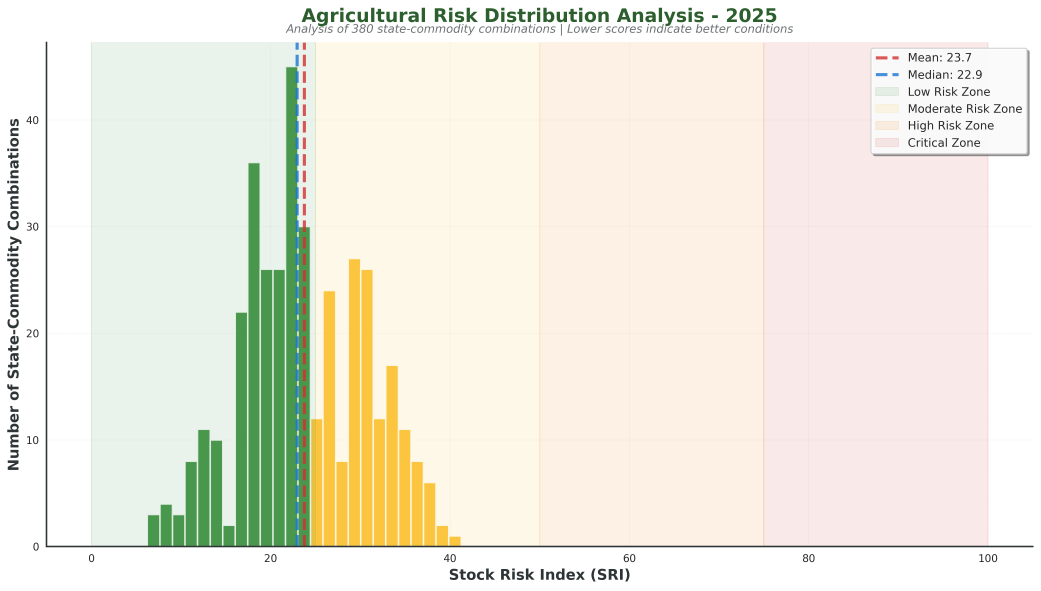
#> input picture visualizations_2025_enhanced/sri_distribution_2025.png, 4161 x 2361 px, found by its file name (shown at 1/4 size)
$ python create_enhanced_viz_gif.py
#> lines starting #> are read from the running program, lines starting #| are printed output that depends on the picture
"""
Create Professional GIF from Enhanced Visualizations (2025)
Uses the actual high-quality PNG visualizations from production pipeline
"""

from PIL import Image, ImageDraw, ImageFont
import os

print("🎬 Creating GIF from Enhanced Visualizations (2025)...")
print("=" * 80)

viz_dir = '/Users/osmanorka/Farm_Stock_Predit/visualizations_2025_enhanced'

# The actual visualizations in order of storytelling
visualizations = [
    ('sri_distribution_2025.png',
     '📊 RISK DISTRIBUTION ANALYSIS',
     '380 state-commodity combinations | Most fall in LOW-MODERATE risk zones'),

    ('top_states_2025.png',
     '🗺️ TOP 15 HIGH-RISK STATES',
     'Priority states for procurement focus | Color-coded by severity level'),

    ('state_heatmap_2025.png',
     '🌡️ GEOGRAPHIC RISK HEATMAP',
     'Top 30 states × commodities | Red = Critical Risk | Green = Stable Conditions'),

    ('commodity_comparison_2025.png',
     '🌾 COMMODITY RISK COMPARISON',
     'Violin + Box plots showing distribution | Diamond markers = Mean values'),

    ('risk_component_breakdown_2025.png',
     '⚙️ RISK COMPONENT BREAKDOWN',
     'Left: Individual risk scores | Right: Weighted contribution to SRI'),
]

print(f"\n📂 Loading {len(visualizations)} visualizations from:")
print(f"   {viz_dir}")

images = []

for i, (filename, title, description) in enumerate(visualizations, 1):
    filepath = os.path.join(viz_dir, filename)

    if not os.path.exists(filepath):
        print(f"\n❌ Missing: {filename}")
        continue

    print(f"\n📸 [{i}/{len(visualizations)}] {filename}")

    # Load the high-quality PNG
    img = Image.open(filepath)
#> img is the input picture: PIL image 4161x2361 RGBA; mean R, G, B, A 238.9, 236, 223.2, 255
    original_size = (img.width, img.height)
#> original_size = (4161, 2361)

    # These are already high-quality, just ensure consistent sizing
    target_width = 2000  # Keep them large
    aspect_ratio = img.height / img.width
#> aspect_ratio = 0.567
    target_height = int(target_width * aspect_ratio)
#> target_height = 1134

    if img.width != target_width:
        img = img.resize((target_width, target_height), Image.Resampling.LANCZOS)
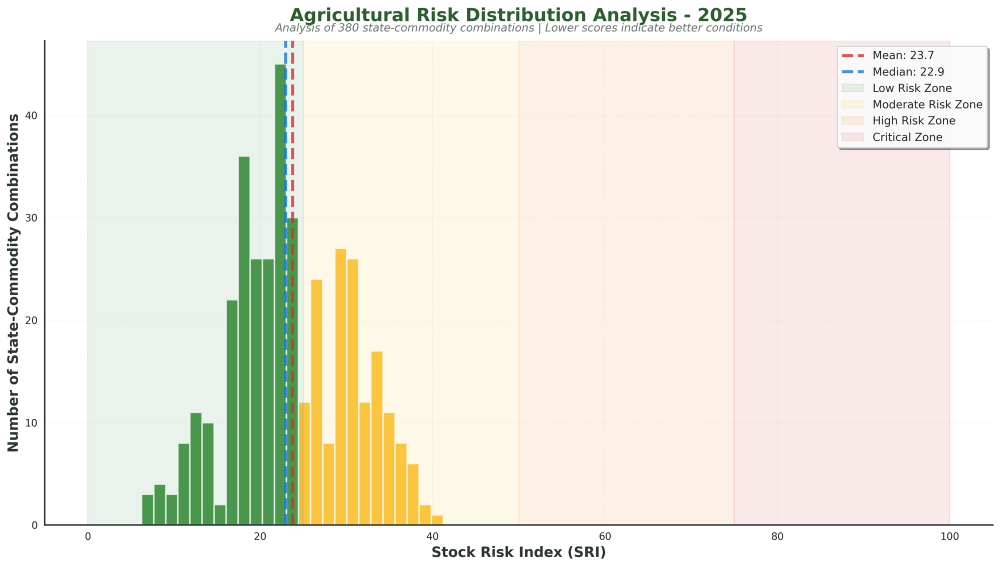
#> img: PIL image 2000x1134 RGBA (shown at 1/2 size); mean R, G, B, A 238.8, 235.9, 223.2, 255
        print(f"   Resized: {original_size} → {img.size}")
#|    Resized: (4161, 2361) → (2000, 1134)
    else:
        print(f"   Size: {img.size}")

    # Convert to RGB if needed (for GIF compatibility)
    if img.mode != 'RGB':
        img = img.convert('RGB')
#> img: PIL image 2000x1134 RGB

    # Add minimal professional overlay
    draw = ImageDraw.Draw(img)

    # Try to load font
    try:
        title_font = ImageFont.truetype("/System/Library/Fonts/Helvetica.ttc", 50)
        desc_font = ImageFont.truetype("/System/Library/Fonts/Helvetica.ttc", 32)
        counter_font = ImageFont.truetype("/System/Library/Fonts/Helvetica.ttc", 36)
    except:
        title_font = ImageFont.load_default()
        desc_font = ImageFont.load_default()
        counter_font = ImageFont.load_default()

    # Add semi-transparent top banner (thinner and more transparent)
    banner_height = 75  # Much thinner (was 140)
    overlay = Image.new('RGBA', (img.width, banner_height), (44, 95, 45, 150))  # More transparent (was 235)
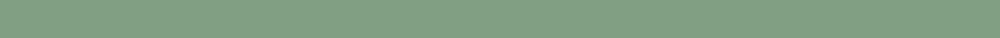
#> overlay: PIL image 2000x75 RGBA (shown at 1/2 size); mean R, G, B, A 44, 95, 45, 150; transparent parts drawn white

    # Paste overlay on original image
    img_with_overlay = img.copy()
    img_with_overlay.paste(overlay, (0, 0), overlay)
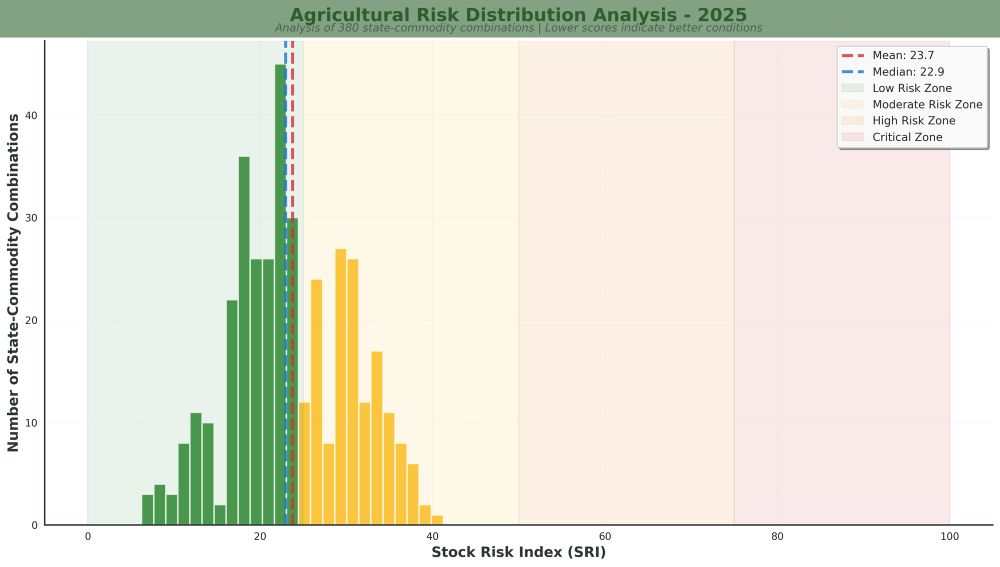
#> img_with_overlay: PIL image 2000x1134 RGB (shown at 1/2 size); mean R, G, B 231.3, 230.3, 215.7

    # Now draw text
    draw = ImageDraw.Draw(img_with_overlay)

    # Title - slightly smaller and adjusted position
    draw.text((20, 12), title, font=title_font, fill=(255, 255, 255))

    # Description removed to save space and not cover graphics
    # draw.text((25, 85), description, font=desc_font, fill=(200, 255, 200))

    # Frame counter - bottom right corner
    counter_text = f"{i}/{len(visualizations)}"

    # Get text size for background
    bbox = draw.textbbox((0, 0), counter_text, font=counter_font)
#> bbox = (0, 8, 58, 38)
    text_width = bbox[2] - bbox[0]
#> text_width = 58
    text_height = bbox[3] - bbox[1]
#> text_height = 30

    # Add semi-transparent background for counter
    counter_bg = Image.new('RGBA', (text_width + 50, text_height + 40), (0, 0, 0, 200))
    img_with_overlay.paste(counter_bg,
                           (img.width - text_width - 75, img.height - text_height - 65),
                           counter_bg)

    # Draw counter text
    draw.text((img.width - text_width - 50, img.height - text_height - 50),
              counter_text, font=counter_font, fill=(124, 179, 66))

    images.append(img_with_overlay)
    print(f"   ✓ Processed")
#> pass 2 of the loop `for i, (filename, title, description) in enumerate(visualizations, 1):`:
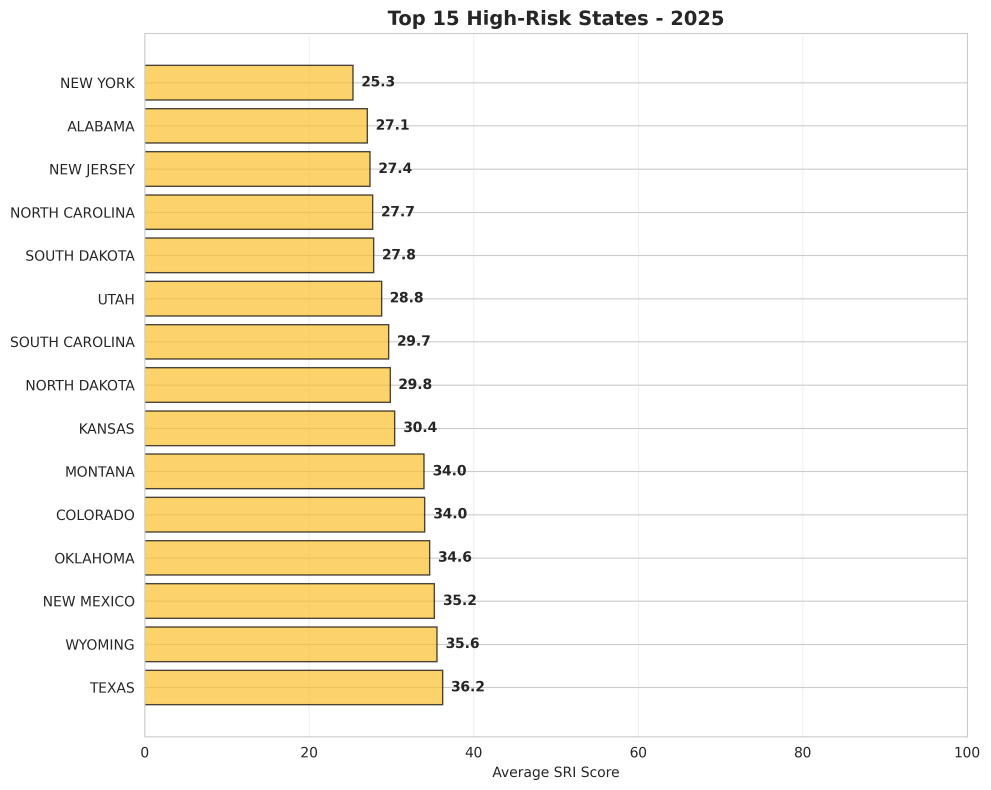
#> input picture visualizations_2025/top_states_2025.png, 2971 x 2370 px, found by its file name (shown at 1/3 size)
#> img is the input picture: PIL image 2971x2370 RGBA; mean R, G, B, A 248.5, 241.6, 224.8, 255
#> `img = img.resize((target_width, target_height), Image.Resampling.LANCZ..`:
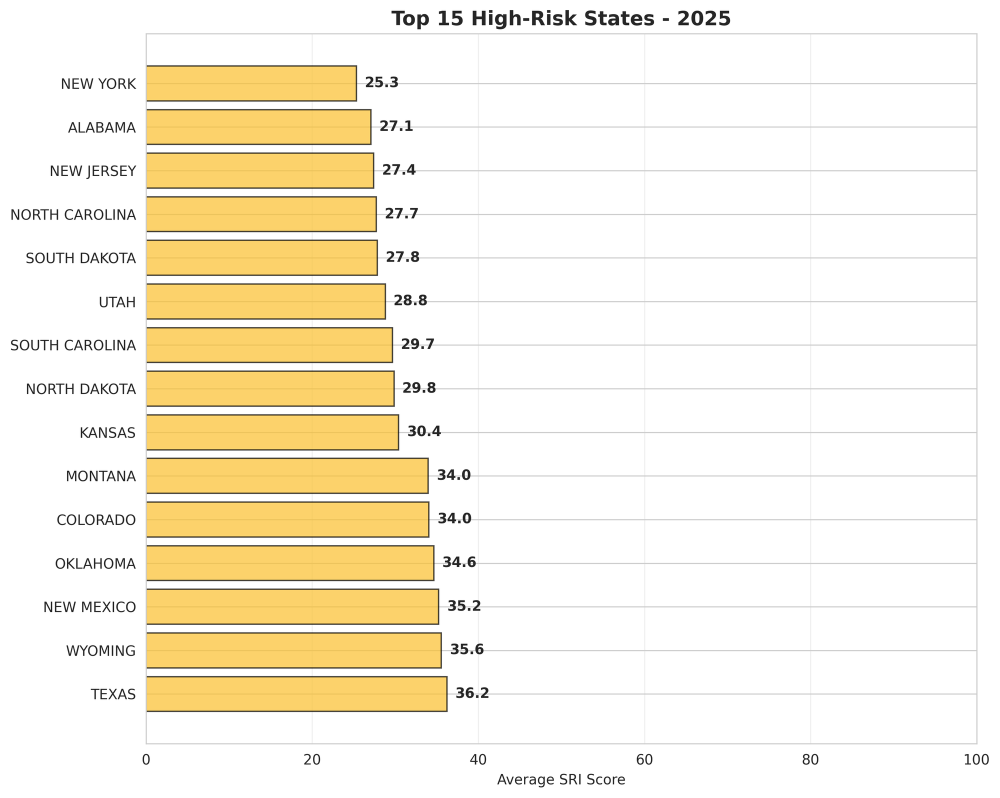
#> img: PIL image 2000x1595 RGBA (shown at 1/2 size); mean R, G, B, A 248.3, 241.5, 224.7, 255
#|    Resized: (2971, 2370) → (2000, 1595)
#> `img_with_overlay.paste(overlay, (0, 0), overlay)`:
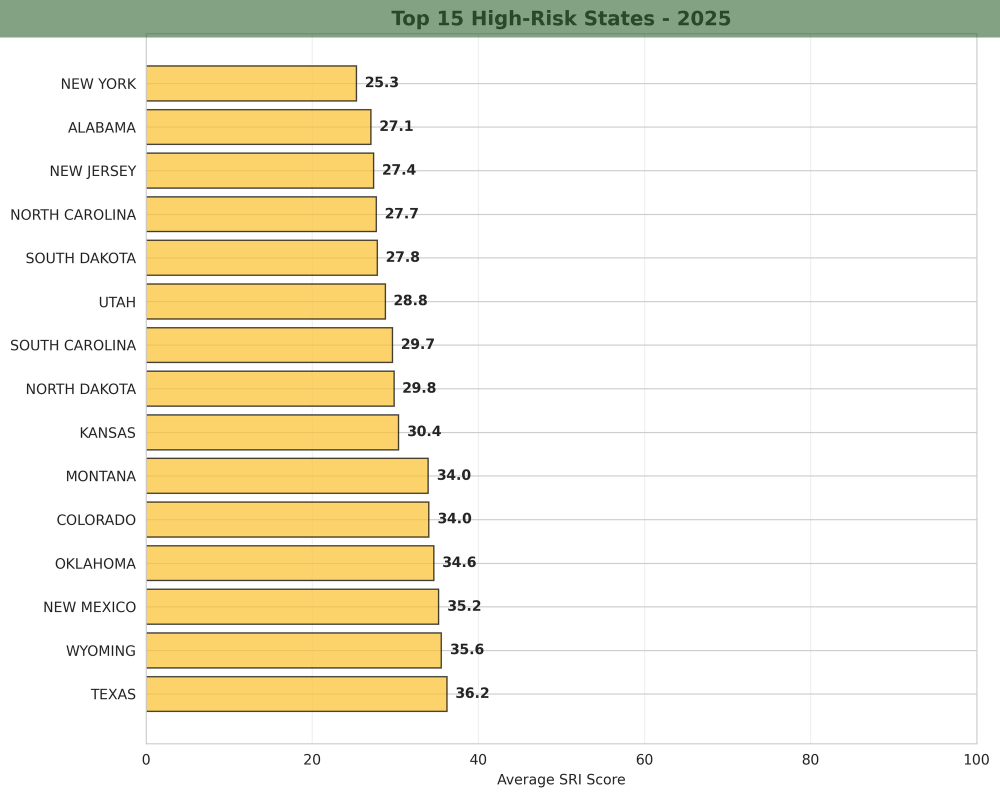
#> img_with_overlay: PIL image 2000x1595 RGB (shown at 1/2 size); mean R, G, B 242.9, 237.5, 219.3
#> pass 3 of the loop `for i, (filename, title, description) in enumerate(visualizations, 1):`:
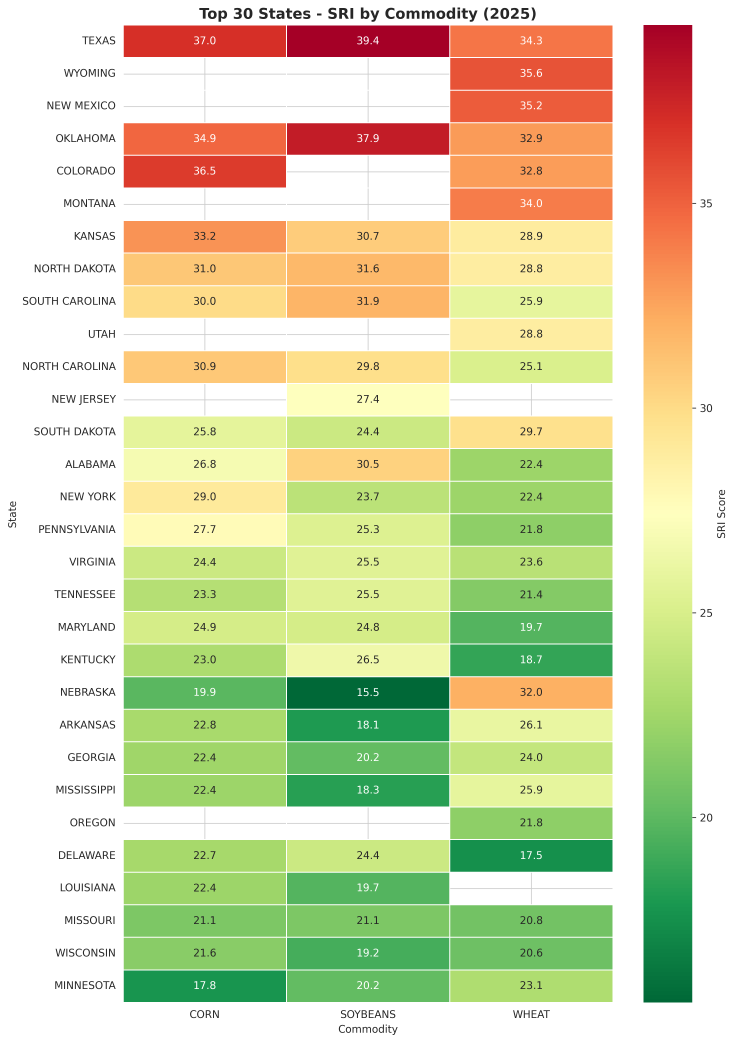
#> input picture visualizations_2025/state_heatmap_2025.png, 2940 x 4170 px, found by its file name (shown at 1/4 size)
#> img is the input picture: PIL image 2940x4170 RGBA; mean R, G, B, A 212.4, 215.1, 170.3, 255
#|    Resized: (2940, 4170) → (2000, 2836)
#> `img_with_overlay.paste(overlay, (0, 0), overlay)`:
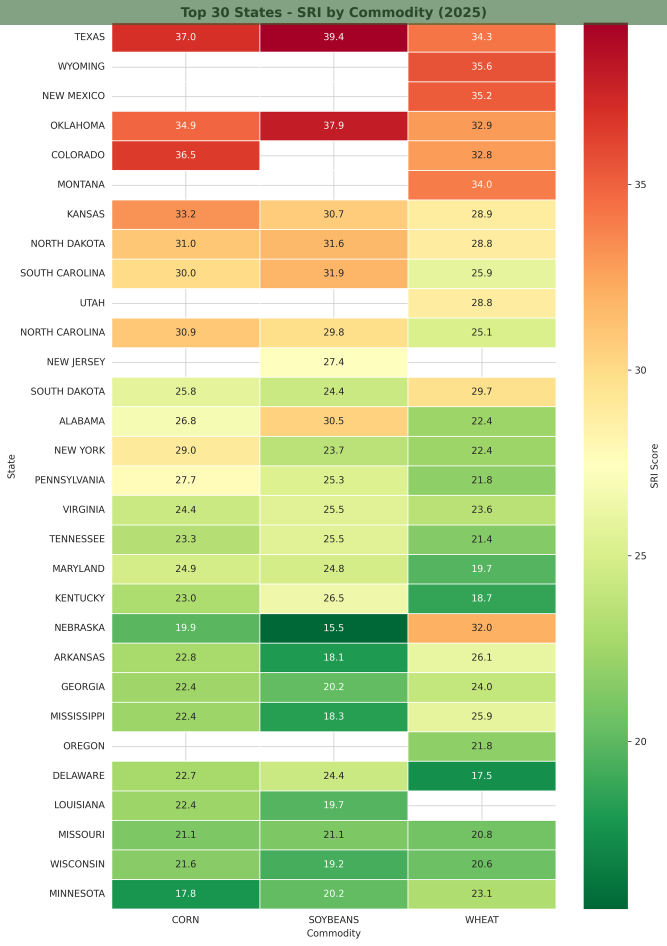
#> img_with_overlay: PIL image 2000x2836 RGB (shown at 1/3 size); mean R, G, B 209.3, 212.9, 167.3
#> the loop made 5 passes; the first 3 are shown

if not images:
    print("\n❌ No images found!")
    exit(1)

print(f"\n✅ Loaded {len(images)} visualizations")

# Add first frame at end for smooth looping
images.append(images[0].copy())

# Create high-quality GIF
output_path = '/Users/osmanorka/Farm_Stock_Predit/agricultural_dashboard_animated.gif'

print(f"\n🎞️ Creating animated GIF...")
print(f"   Output: {output_path}")

images[0].save(
    output_path,
    save_all=True,
    append_images=images[1:],
    duration=5000,  # 5 seconds per frame - enough time to read
    loop=0,
    optimize=True,
    quality=95
)
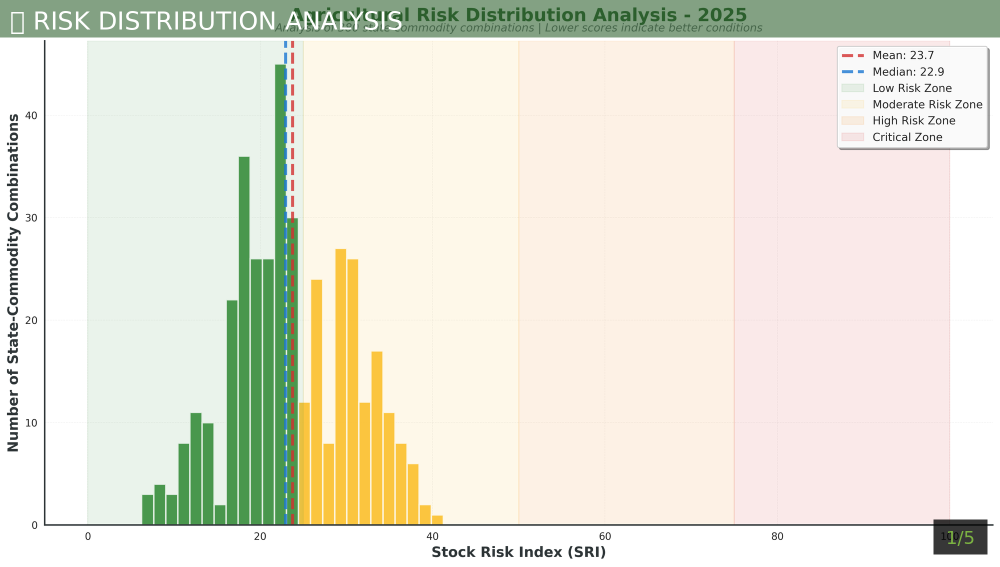
#> saved as agricultural_dashboard_animated.gif: PIL image 2000x1134 RGB (shown at 1/2 size); mean R, G, B 231.2, 230.1, 215.6

file_size = os.path.getsize(output_path) / (1024 * 1024)

print("\n" + "=" * 80)
print("✅ HIGH-QUALITY GIF CREATED!")
print("=" * 80)

print(f"\n📍 Location: {output_path}")
print(f"📐 Resolution: {images[0].width}x{images[0].height}px")
#| 📐 Resolution: 2000x1134px
print(f"📊 Frames: {len(visualizations)} (+ 1 loop frame)")
print(f"⏱️  Total Duration: {len(visualizations) * 5}s ({len(visualizations)} frames × 5s)")
print(f"💾 File Size: {file_size:.2f} MB")

print("\n🎯 Visualizations included:")
for i, (filename, title, _) in enumerate(visualizations, 1):
    print(f"  {i}. {title}")
    print(f"     Source: {filename}")

print("\n✨ Features:")
print("  ✓ Uses production-quality visualizations from pipeline")
print("  ✓ Professional matplotlib styling preserved")
print("  ✓ Clean captions with context")
print("  ✓ 5 seconds per frame (readable)")
print("  ✓ High resolution maintained")
print("  ✓ Smooth looping animation")

print("\n💡 These are the REAL visualizations from your SRI analysis!")
print("   They show actual 2025 data with professional styling.")

print("\n📂 Next steps:")
print("  1. View: open agricultural_dashboard_animated.gif")
print("  2. Verify quality and annotations visibility")
print("  3. Commit: git add agricultural_dashboard_animated.gif")
print("  4. Push to GitHub")

print("\n✨ Done!")
